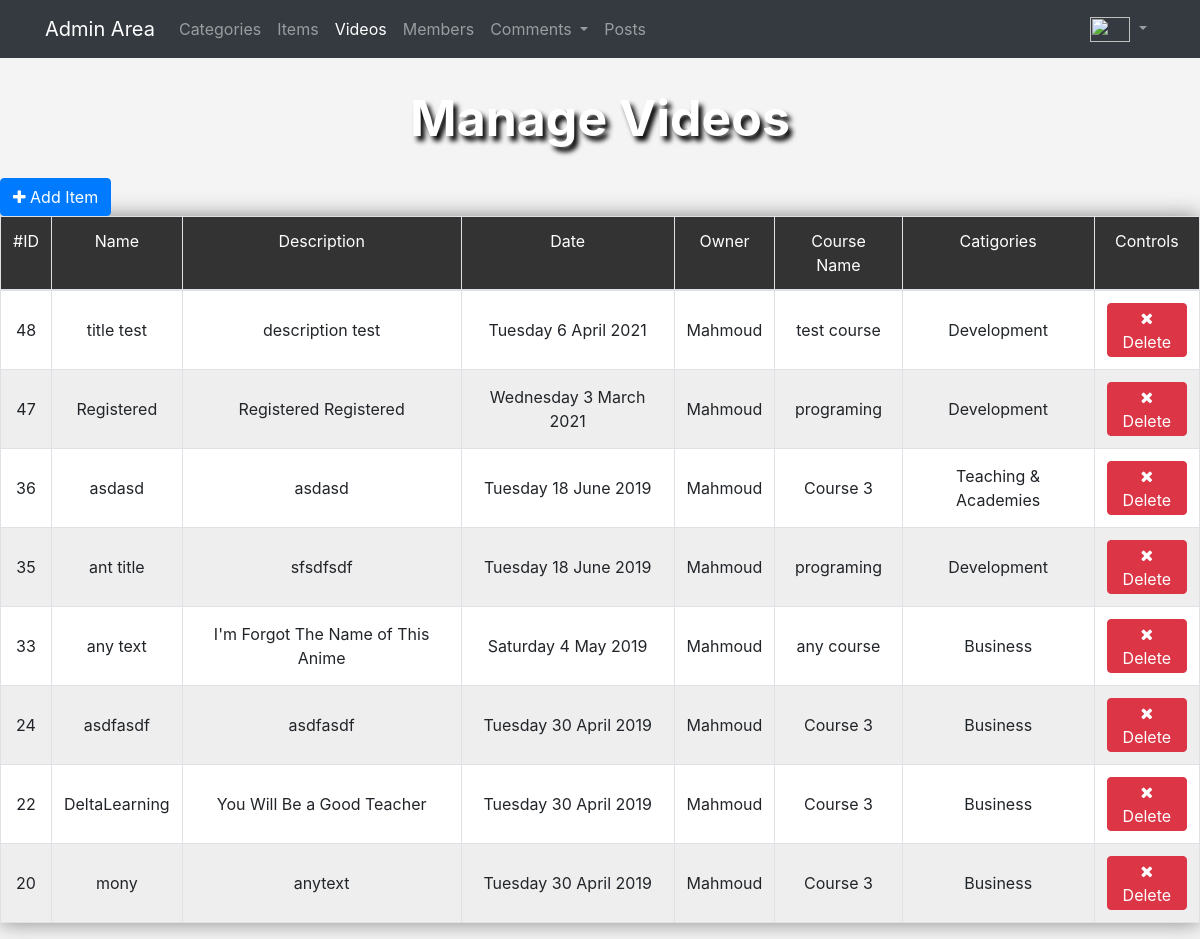
Page /admin/videos.php (signed in) on the earlier database version.
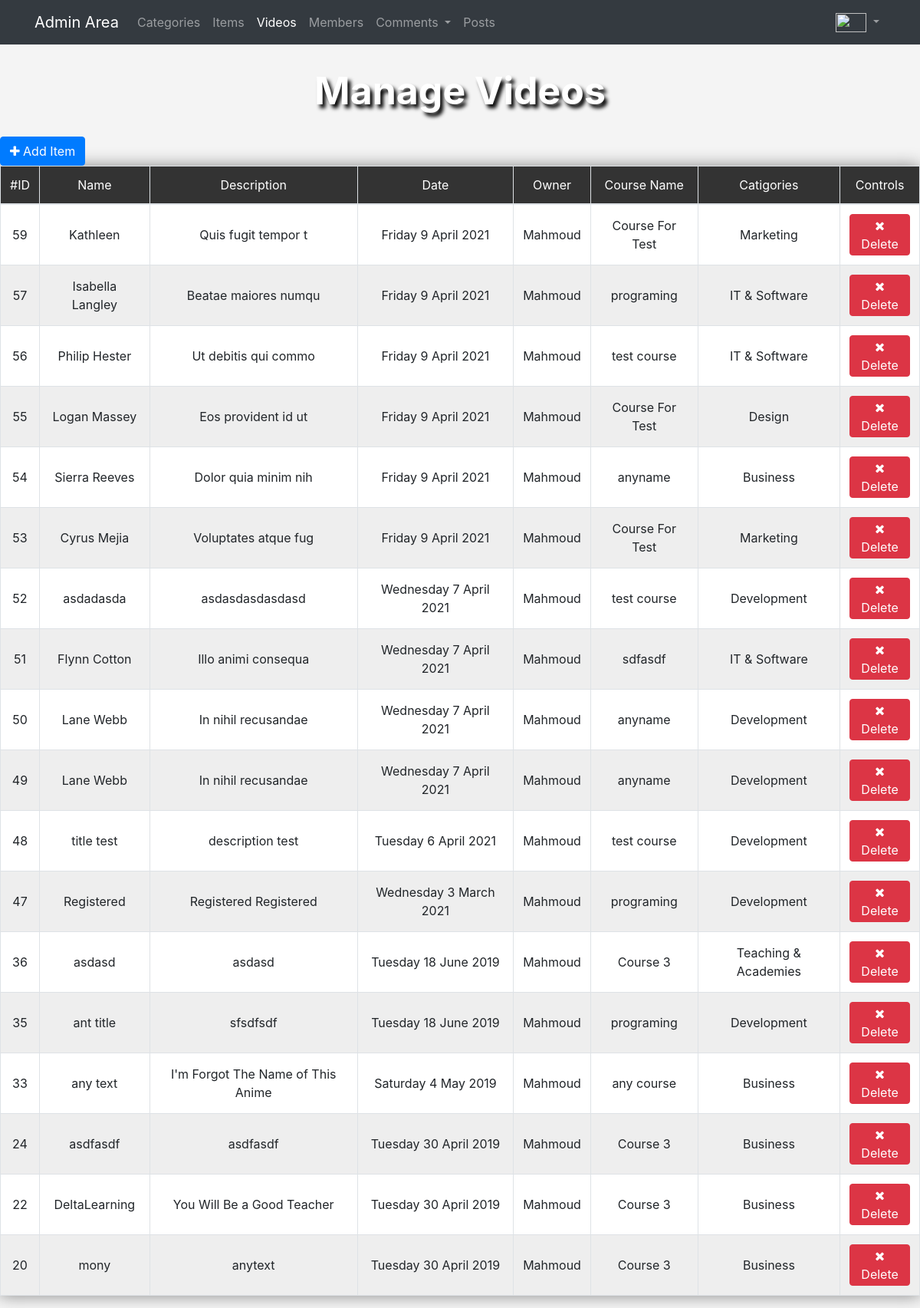
Same page on the later database version.
### tables this page shows
CREATE TABLE `video_list` (
  `Video_ID` int(11) NOT NULL,
  `Video_Name` text DEFAULT NULL,
  `Video_Src` text NOT NULL,
  `Video_Desc` text NOT NULL,
  `Video_Date` date NOT NULL,
  `User_ID` int(11) NOT NULL,
  `Course_ID` int(11) NOT NULL,
  `Cat_ID` int(11) NOT NULL
);

CREATE TABLE `users` (
  `UserID` int(11) NOT NULL,
  `UserName` varchar(255) DEFAULT NULL,
  `NickName` text DEFAULT NULL,
  `Password` text DEFAULT NULL,
  `FullName` text DEFAULT NULL,
  `Email` text DEFAULT NULL,
  `Gender` varchar(255) DEFAULT 'male',
  `Country` varchar(255) NOT NULL,
  `Phone` int(255) NOT NULL,
  `Admin` int(11) DEFAULT 0,
  `Date` date DEFAULT NULL,
  `Regstatus` varchar(255) DEFAULT '0',
  `UserImage` text NOT NULL
);

CREATE TABLE `courses` (
  `Course_ID` int(11) NOT NULL,
  `Name` varchar(255) DEFAULT NULL,
  `Course_Describe` text DEFAULT NULL,
  `Rating` tinyint(10) NOT NULL DEFAULT 1,
  `Price` text DEFAULT NULL,
  `Tags` text NOT NULL,
  `Registered` int(11) NOT NULL DEFAULT 1,
  `Img` text DEFAULT NULL,
  `Add-Date` date NOT NULL,
  `Status` varchar(255) DEFAULT 'Continuous',
  `Categories_ID` int(11) NOT NULL,
  `User_ID` int(11) NOT NULL,
  `Country` varchar(255) DEFAULT NULL,
  `Approve` tinyint(11) NOT NULL DEFAULT 0
);

CREATE TABLE `categories` (
  `ID` int(11) NOT NULL,
  `Name` varchar(255) DEFAULT NULL,
  `Description` text NOT NULL,
  `Ordering` int(11) DEFAULT NULL,
  `Visibility` varchar(255) DEFAULT 'yes',
  `Comments` varchar(255) DEFAULT 'yes',
  `Ads` varchar(255) DEFAULT 'yes'
);

### admin/includes/languages/english.php (called while the page is built)
<?php
function lang($phrase){
  static $lang = array(
    'USERLOGIN' => "User Login",
    'ADMIN' => "Admin Area",
    'SECTIONS' => "Categories",
    'Insert' => 'Insert',
    'ITEMS' => "Items",
    'VIDEOS' => "Videos",
    'MEMBERS' => "Members",
    'COMMENTS' => "Comments",
    'POSTS' => "Posts",
    'LOGS' => "Logs",
    'EDIT' => "Edit Profile",
    'OPTION' => "Settings",
    'EXIT' => "Logout",
    'LOGIN' => "Login",
    'DASHBOARD' => "Dashboard",
    'MEMBERS' => "Members",
    'MESSAGE' => "Welcome",
  );
  return $lang[$phrase];
}

### admin/videos.php (the view, shortened to what this page needs)
<?php
$active = "videos";
include "init.php";
$action = isset($_GET["action"]) ? $_GET["action"] : "Manage";
if($action == "Manage"){
        echo "<h1 class='text-center'>Manage Videos</h1>";
        $stmt = $conn->prepare("SELECT video_list.*, categories.Name AS Category_Name, users.UserName, courses.Name AS Course_Name
                                FROM `video_list`
                                INNER JOIN categories ON categories.ID = video_list.Cat_ID
                                INNER JOIN users ON users.UserID = video_list.User_ID
                                INNER JOIN courses ON courses.Course_ID = video_list.Course_ID
                                ORDER BY Video_ID DESC");
        $stmt->execute();
        $videos = $stmt->fetchAll();
?>
<a href="videos.php?action=Add" class="btn btn-primary"><i class="fa fa-plus"></i> Add Item</a>
<table class="custom-table table table-bordered text-center">
    <thead>
        <tr>
            <td>#ID</td>
            <td>Name</td>
            <td>Description</td>
            <td>Date</td>
            <td>Owner</td>
            <td>Course Name</td>
            <td>Catigories</td>
            <td>Controls</td>
        </tr>
    </thead>
<?php
    foreach ($videos as $video) {
          echo "<tr>";
                echo "<td>" . $video["Video_ID"] . "</td>";
                echo "<td>" . $video["Video_Name"] . "</td>";
                echo "<td>" . $video["Video_Desc"] . "</td>";
                echo "<td>" . date('l j F Y', strtotime($video["Video_Date"])) . "</td>";
                echo "<td>" . $video["UserName"] . "</td>";
                echo "<td>" . $video["Course_Name"] . "</td>";
                echo "<td>" . $video["Category_Name"] . "</td>";
          echo "<td>";
            echo "<a href='#' class='btn btn-danger del-comments' data-id='".$video['Video_ID']."' data-action='video' data-type='delete' ><i class='fa fa-close'></i> Delete</a>";
          echo "</td>";
        echo "</tr>";
      }
?>
</table>
<?php
}else{
  header("Location: index.php");
  exit();
}
include $tpl."footer.php";

### admin/includes/templates/header.php (shortened to what this page needs)
<!DOCTYPE html>
<html lang="en">
<head>
   <link rel="stylesheet" href="<?php echo $css;?>normalize.css">
   <link rel="stylesheet" href="<?php echo $css ?>bootstrap.min.css">
   <link rel="stylesheet" href="<?php echo $css ?>jquery.tagsinput.min.css">
   <link rel="stylesheet" href="<?php echo $css ?>font-awesome.min.css">
   <link rel="stylesheet" href="<?php echo $css;?>backend.css">
</head>
<body>

### admin/init.php (shortened to what this page needs)
<?php
include "connect.php";
$tpl = "includes/templates/";
$lang = "includes/languages/";
$css = "layout/css/";
include $lang."english.php";
include $tpl."header.php";
if(!isset($noNavbar)){ include $tpl."navbar.php"; }

### admin/includes/templates/navbar.php (shortened to what this page needs)
<nav class="navbar navbar-expand-lg bg-dark navbar-dark">
  <div class="container">
    <a class="navbar-brand" href="dashboard.php"><?php echo lang("ADMIN") ?></a>
    <div class="collapse navbar-collapse" id="App_Nav">
      <ul class="navbar-nav  mt-2 mt-lg-0">
      <li class="nav-item <?php if($active == "categories"){ echo 'active';} ?>">
          <a class="nav-link" href="categories.php"><?php echo lang("SECTIONS") ?></a>
        </li>
        <li class="nav-item <?php if($active == "items"){ echo 'active';} ?>">
          <a class="nav-link" href="items.php"><?php echo lang("ITEMS") ?></a>
        </li>
        <li class="nav-item <?php if($active == "videos"){ echo 'active';} ?>">
          <a class="nav-link" href="videos.php"><?php echo lang("VIDEOS") ?></a>
        </li>
        <li class="nav-item <?php if($active == "members"){ echo 'active';} ?>">
          <a class="nav-link" href="members.php"><?php echo lang("MEMBERS") ?></a>
        </li>
        <li class="nav-item dropdown <?php if($active == "comments"){ echo 'active';} ?>">
          <a class="nav-link dropdown-toggle" href="#" role="button" data-toggle="dropdown" aria-haspopup="true" aria-expanded="false">
            <?php echo lang("COMMENTS") ?>
          </a>
        </li>
        <li class="nav-item <?php if($active == "posts"){ echo 'active';} ?>">
          <a class="nav-link" href="posts.php"><?php echo lang("POSTS") ?></a>
        </li>
      </ul>
      <ul class="navbar-nav ml-auto my-2 my-lg-0">
        <li class="nav-item dropdown">
          <a class="nav-link dropdown-toggle" href="#" id="userDrop" role="button" data-toggle="dropdown" aria-haspopup="true" aria-expanded="false">
            <?php
                  $stmt = $conn->prepare("SELECT * FROM users WHERE UserName = ? AND UserID = ?");
                  $stmt->execute(array($_SESSION["Username"] , $_SESSION["ID"]));
                  $user = $stmt->fetch();
                  echo "<img src='".$user["UserImage"]."' width='40px' height='25px' class='ml-1'>";
              ?>
          </a>
        </li>
      </ul>
    </div>
  </div>
</nav>

### admin/includes/templates/footer.php (shortened to what this page needs)
   </body>
</html>

### admin/layout/css/backend.css (style rules this page uses)
body { background-color: #f4f4f4; }
a { text-decoration: none; }
h1 { margin: 30px 0; font-size: 50px; font-weight: bold; color: #fff; text-shadow: 4px 5px 5px #000; }
.custom-table { box-shadow: 0 0px 20px #888; }
.custom-table tbody tr td { background: #fff; vertical-align: middle!important; }
.custom-table tbody tr:nth-of-type(even) td { background: #eee; }
.custom-table thead tr td, .custom-table thead tr td:hover { background: #333; color: #fff; }
.custom-table a { padding: 2px 7px }

Differences in the rows shown:
added video_list: Video_ID "59", Video_Name "Kathleen", Video_Desc "Quis fugit tempor t", Video_Date "Friday 9 April 2021", users.UserName "Mahmoud", Course_ID.Name "Course For Test", Cat_ID.Name "Marketing"
added video_list: Video_ID "57", Video_Name "Isabella Langley", Video_Desc "Beatae maiores numqu", Video_Date "Friday 9 April 2021", users.UserName "Mahmoud", Course_ID.Name "programing", Cat_ID.Name "IT & Software"
added video_list: Video_ID "56", Video_Name "Philip Hester", Video_Desc "Ut debitis qui commo", Video_Date "Friday 9 April 2021", users.UserName "Mahmoud", Course_ID.Name "test course", Cat_ID.Name "IT & Software"
added video_list: Video_ID "55", Video_Name "Logan Massey", Video_Desc "Eos provident id ut", Video_Date "Friday 9 April 2021", users.UserName "Mahmoud", Course_ID.Name "Course For Test", Cat_ID.Name "Design"
added video_list: Video_ID "54", Video_Name "Sierra Reeves", Video_Desc "Dolor quia minim nih", Video_Date "Friday 9 April 2021", users.UserName "Mahmoud", Course_ID.Name "anyname", Cat_ID.Name "Business"
added video_list: Video_ID "53", Video_Name "Cyrus Mejia", Video_Desc "Voluptates atque fug", Video_Date "Friday 9 April 2021", users.UserName "Mahmoud", Course_ID.Name "Course For Test", Cat_ID.Name "Marketing"
added video_list: Video_ID "52", Video_Name "asdadasda", Video_Desc "asdasdasdasdasd", Video_Date "Wednesday 7 April 2021", users.UserName "Mahmoud", Course_ID.Name "test course", Cat_ID.Name "Development"
added video_list: Video_ID "51", Video_Name "Flynn Cotton", Video_Desc "Illo animi consequa", Video_Date "Wednesday 7 April 2021", users.UserName "Mahmoud", Course_ID.Name "sdfasdf", Cat_ID.Name "IT & Software"
added video_list: Video_ID "50", Video_Name "Lane Webb", Video_Desc "In nihil recusandae", Video_Date "Wednesday 7 April 2021", users.UserName "Mahmoud", Course_ID.Name "anyname", Cat_ID.Name "Development"
added video_list: Video_ID "49", Video_Name "Lane Webb", Video_Desc "In nihil recusandae", Video_Date "Wednesday 7 April 2021", users.UserName "Mahmoud", Course_ID.Name "anyname", Cat_ID.Name "Development"
